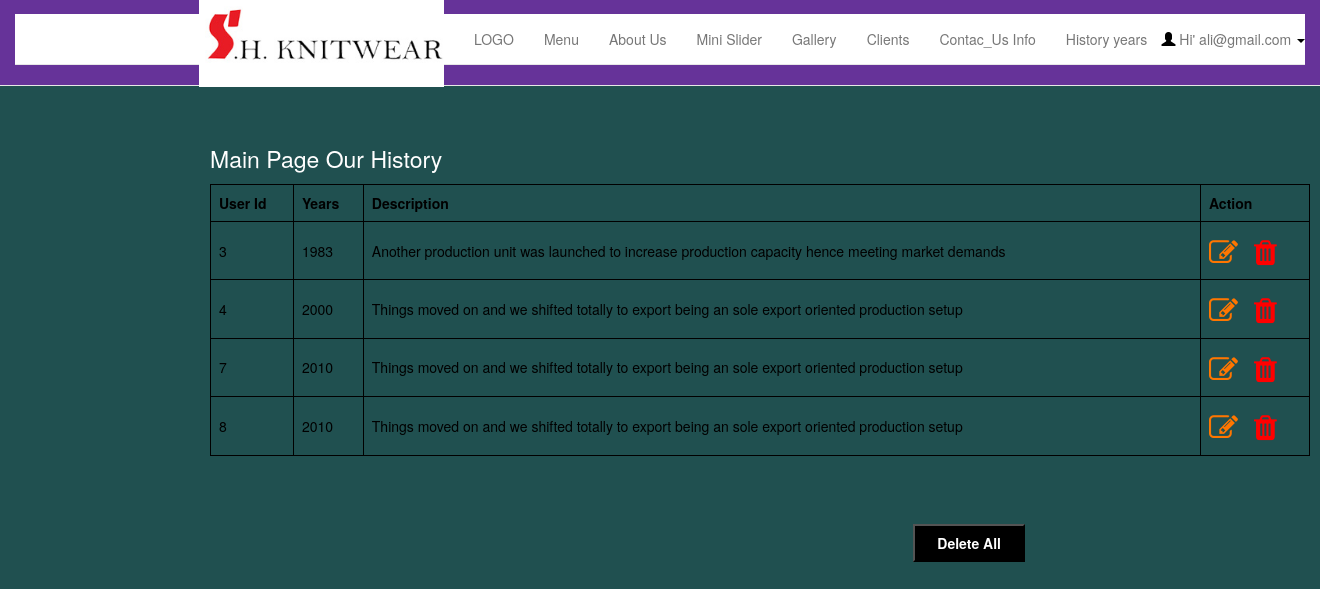
Page /admin/mange_our_history_carousel.php (signed in) on the committed database.
### tables this page shows
CREATE TABLE `users` (
  `userId` int(11) NOT NULL,
  `userName` varchar(30) NOT NULL,
  `userEmail` varchar(60) NOT NULL,
  `userPass` varchar(255) NOT NULL
);

CREATE TABLE `our_history` (
  `user_id` int(11) NOT NULL,
  `year` varchar(50) NOT NULL,
  `description` varchar(500) NOT NULL
);

### admin/mange_our_history_carousel.php (the view, shortened to what this page needs)
<?php
include "config.php";
include "header.php";
        ?>
<html>
<head>
<link rel="stylesheet" href="https://cdnjs.cloudflare.com/ajax/libs/font-awesome/4.7.0/css/font-awesome.min.css">
</head>
<body>
<table style="width:1100px;  margin:135px 210px; ">
<caption style="color: #fff; font-size: 23px;">Main Page Our History </caption>
<tr>
    <th>User Id</th>
    <th>Years</th>
    <th>Description</th>
    <th>Action</th>
</tr>
                    <?php
                        $sql = "SELECT * FROM our_history ";
                           $result = $conn->query($sql);
                           if ($result->num_rows > 0) {
                            while($row = $result->fetch_assoc()) {
                            $user_id = $row["user_id"];
                            $year= $row['year'];
                            $description= $row['description'];
                    ?>
                    <tr>
                        <td><?php echo $user_id; ?></td>
                        <td><?php echo $year; ?></td>
                        <td><?php echo $description; ?></td>
                        <td>
                            <a href="update_our_history_carousel.php?id=<?php echo $user_id; ?>" style="font-size: 29px;" ><i class="fa fa-pencil-square-o" aria-hidden="true" style="color: #ff7600;"></i></a>
                            <a href="del_our_history_carousel.php?id=<?php echo $user_id; ?>" onClick="return do_confirm();" style="margin-left:12px; font-size: 29px;"><i class="fa fa-trash" aria-hidden="true" style="color: red;"></i></a>
                        </td>
                    </tr>
                    <?php }} ?>
</table>
                   <?php
                        $sql = "SELECT * FROM our_history ";
                           $result = $conn->query($sql);
                           if ($result->num_rows > 0) {
                            while($row = $result->fetch_assoc()) {
                            $user_id= $row['user_id'];
                    ?>
                        <a href="all_del_our_history_carousel.php?id=<?php echo $user_id; ?>" onClick="return do_confirm();">
                            <input type="submit" name="submit" value="Delete All" style="background-color: #000; color: #fff;">
                        </a>
                    <?php }} ?>
</body>
</html>

### admin/header.php (shortened to what this page needs)
<?php
	require_once 'dbconnect.php';
	$res=mysqli_query($conn,"SELECT * FROM users WHERE userId=".$_SESSION['user']);
	$userRow=mysqli_fetch_array($res);
?>
<!DOCTYPE html>
<html>
<head>
<link rel="stylesheet" href="assets/css/bootstrap.min.css" type="text/css"  />
<link rel="stylesheet" href="style.css" type="text/css" />
	<link href="http://netdna.bootstrapcdn.com/bootstrap/3.3.5/css/bootstrap.css" rel="stylesheet">
<link rel="stylesheet" href="https://cdnjs.cloudflare.com/ajax/libs/font-awesome/4.7.0/css/font-awesome.min.css">
</head>
<body style="background-color:rgb(32, 80, 80);">
	<nav class="navbar navbar-default navbar-fixed-top">
      <div class="container-fluid" style="    background: rebeccapurple;">
        <div class="navbar-header">
          <a class="navbar-brand" href="home.php"><img src="1.png"  width="169px"></a>
        </div>
        <div id="navbar" class="navbar-collapse collapse dropdown" style="margin-top:14px;">
			<div id="navbar">
					  <nav class="navbar navbar-default navbar-static-top" role="navigation">
						<div class="navbar-header">
						  <a class="navbar-brand"href="home.php"><img src="logo1.jpg" style="margin-top:-29px; width: 245px;"></a>
						</div>
						<div class="collapse navbar-collapse" id="navbar-collapse-1" style="    background: white;">
						  <ul class="nav navbar-nav">
							<li><a href="mange_logo.php">LOGO</a></li>
							<li class="dropdown">
							  <a href="home.php" class="dropdown-toggle" data-toggle="dropdown">Menu</a>
							</li>
							<li class="dropdown">
							  <a href="home.php" class="dropdown-toggle" data-toggle="dropdown">About Us</a>
							</li>
							<li class="dropdown">
							  <a href="home.php" class="dropdown-toggle" data-toggle="dropdown">Mini Slider </a>
							</li>
							<li class="dropdown">
							  <a href="home.php" class="dropdown-toggle" data-toggle="dropdown">Gallery </a>
							</li>
							<li class="dropdown">
							  <a href="home.php" class="dropdown-toggle" data-toggle="dropdown">Clients </a>
							</li>
							<li class="dropdown">
							  <a href="home.php" class="dropdown-toggle" data-toggle="dropdown">Contac_Us Info </a>
							</li>
							<li class="dropdown">
							  <a href="home.php" class="dropdown-toggle" data-toggle="dropdown">History years </a>
							</li>
						  </ul>
						</div>
						 	<ul class="nav navbar-nav navbar-right">
					            <li class="dropdown" style="margin-top:-50px;">
					              <a href="#" class="dropdown-toggle" data-toggle="dropdown" role="button" aria-haspopup="true" aria-expanded="false">
								  <span class="glyphicon glyphicon-user"></span>&nbsp;Hi' <?php echo $userRow['userEmail']; ?>&nbsp;<span class="caret"></span></a>
					            </li>
					         </ul>
					  </nav>
				</div>
        </div>
      </div>
    </nav>

### admin/style.css (style rules this page uses)
* { margin:0; padding:0; }
@media (min-width: 768px) { #navbar { text-align: center; } }

### admin/header.php (style rules this page uses)
* { padding:0px; margin:0px; color: black; }
table, th,td { border: 1px solid black; border-collapse: collapse; }
th, td { padding: 8px; }

### admin/mange_our_history_carousel.php (style rules this page uses)
* { padding:0px; margin:0px; }
table, th,td { border: 1px solid black; border-collapse: collapse; }
th, td { padding: 8px; }
input { float: right; margin-right: 295px; margin-top: -67px; padding: 7px 22px; font-weight: 700; background-clip: padding-box; }
th { color: #000; }

### rows in the picture
users: userEmail "ali@gmail.com"
our_history: user_id "3", year "1983", description "Another production unit was launched to increase production capacity hence meeting market demands"
our_history: user_id "4", year "2000", description "Things moved on and we shifted totally to export being an sole export oriented production setup"
our_history: user_id "7", year "2010", description "Things moved on and we shifted totally to export being an sole export oriented production setup"
our_history: user_id "8", year "2010", description "Things moved on and we shifted totally to export being an sole export oriented production setup"
